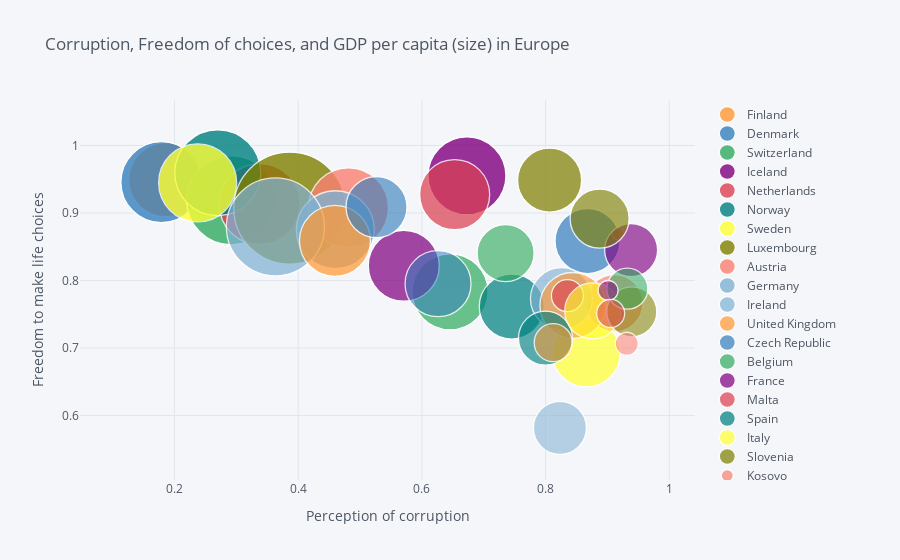

Here is the notebook cell this chart was saved with:
### Code cell
# Bubble plot for corruption, freedom of choice, and GDP per capita in All of Europe
eu = df[df["Regional indicator"].str.contains("europe", case = False, na = False)]
eu.iplot(kind = "bubble", x = "Perceptions of corruption", y = "Freedom to make life choices", size = "Logged GDP per capita", categories = "Country name", xTitle = "Perception of corruption", yTitle = "Freedom to make life choices", title = "Corruption, Freedom of choices, and GDP per capita (size) in Europe")

### Figure 1 — Plotly figure (JSON) as saved in the notebook; plotly's stock layout.template omitted (floating-point values rounded to 4 significant figures)
{"data": [{"marker": {"color": "rgba(255, 153, 51, 1.0)", "line": {"width": 1.3}, "opacity": 0.8, "size": [74], "symbol": "circle"}, "mode": "markers", "name": "Finland", "textfont": {"color": "#4D5663"}, "type": "scatter", "x": [0.1858], "y": [0.9493]}, {"marker": {"color": "rgba(55, 128, 191, 1.0)", "line": {"width": 1.3}, "opacity": 0.8, "size": [81], "symbol": "circle"}, "mode": "markers", "name": "Denmark", "textfont": {"color": "#4D5663"}, "type": "scatter", "x": [0.1788], "y": [0.9456]}, {"marker": {"color": "rgba(50, 171, 96, 1.0)", "line": {"width": 1.3}, "opacity": 0.8, "size": [89], "symbol": "circle"}, "mode": "markers", "name": "Switzerland", "textfont": {"color": "#4D5663"}, "type": "scatter", "x": [0.2917], "y": [0.9188]}, {"marker": {"color": "rgba(128, 0, 128, 1.0)", "line": {"width": 1.3}, "opacity": 0.8, "size": [78], "symbol": "circle"}, "mode": "markers", "name": "Iceland", "textfont": {"color": "#4D5663"}, "type": "scatter", "x": [0.6729], "y": [0.9551]}, {"marker": {"color": "rgba(219, 64, 82, 1.0)", "line": {"width": 1.3}, "opacity": 0.8, "size": [81], "symbol": "circle"}, "mode": "markers", "name": "Netherlands", "textfont": {"color": "#4D5663"}, "type": "scatter", "x": [0.3379], "y": [0.9131]}, {"marker": {"color": "rgba(0, 128, 128, 1.0)", "line": {"width": 1.3}, "opacity": 0.8, "size": [86], "symbol": "circle"}, "mode": "markers", "name": "Norway", "textfont": {"color": "#4D5663"}, "type": "scatter", "x": [0.27], "y": [0.9596]}, {"marker": {"color": "rgba(255, 255, 51, 1.0)", "line": {"width": 1.3}, "opacity": 0.8, "size": [78], "symbol": "circle"}, "mode": "markers", "name": "Sweden", "textfont": {"color": "#4D5663"}, "type": "scatter", "x": [0.2375], "y": [0.9446]}, {"marker": {"color": "rgba(128, 128, 0, 1.0)", "line": {"width": 1.3}, "opacity": 0.8, "size": [112], "symbol": "circle"}, "mode": "markers", "name": "Luxembourg", "textfont": {"color": "#4D5663"}, "type": "scatter", "x": [0.3864], "y": [0.9072]}, {"marker": {"color": "rgba(251, 128, 114, 1.0)", "line": {"width": 1.3}, "opacity": 0.8, "size": [80], "symbol": "circle"}, "mode": "markers", "name": "Austria", "textfont": {"color": "#4D5663"}, "type": "scatter", "x": [0.4814], "y": [0.9077]}, {"marker": {"color": "rgba(128, 177, 211, 1.0)", "line": {"width": 1.3}, "opacity": 0.8, "size": [78], "symbol": "circle"}, "mode": "markers", "name": "Germany", "textfont": {"color": "#4D5663"}, "type": "scatter", "x": [0.4601], "y": [0.8752]}, {"marker": {"color": "rgba(128, 177, 211, 0.8999999999999999)", "line": {"width": 1.3}, "opacity": 0.8, "size": [98], "symbol": "circle"}, "mode": "markers", "name": "Ireland", "textfont": {"color": "#4D5663"}, "type": "scatter", "x": [0.3632], "y": [0.8794]}, {"marker": {"color": "rgba(255, 153, 51, 0.8999999999999999)", "line": {"width": 1.3}, "opacity": 0.8, "size": [71], "symbol": "circle"}, "mode": "markers", "name": "United Kingdom", "textfont": {"color": "#4D5663"}, "type": "scatter", "x": [0.4595], "y": [0.8587]}, {"marker": {"color": "rgba(55, 128, 191, 0.8999999999999999)", "line": {"width": 1.3}, "opacity": 0.8, "size": [65], "symbol": "circle"}, "mode": "markers", "name": "Czech Republic", "textfont": {"color": "#4D5663"}, "type": "scatter", "x": [0.8678], "y": [0.8584]}, {"marker": {"color": "rgba(50, 171, 96, 0.8999999999999999)", "line": {"width": 1.3}, "opacity": 0.8, "size": [76], "symbol": "circle"}, "mode": "markers", "name": "Belgium", "textfont": {"color": "#4D5663"}, "type": "scatter", "x": [0.6456], "y": [0.7833]}, {"marker": {"color": "rgba(128, 0, 128, 0.8999999999999999)", "line": {"width": 1.3}, "opacity": 0.8, "size": [71], "symbol": "circle"}, "mode": "markers", "name": "France", "textfont": {"color": "#4D5663"}, "type": "scatter", "x": [0.5707], "y": [0.8219]}, {"marker": {"color": "rgba(219, 64, 82, 0.8999999999999999)", "line": {"width": 1.3}, "opacity": 0.8, "size": [70], "symbol": "circle"}, "mode": "markers", "name": "Malta", "textfont": {"color": "#4D5663"}, "type": "scatter", "x": [0.653], "y": [0.9272]}, {"marker": {"color": "rgba(0, 128, 128, 0.8999999999999999)", "line": {"width": 1.3}, "opacity": 0.8, "size": [65], "symbol": "circle"}, "mode": "markers", "name": "Spain", "textfont": {"color": "#4D5663"}, "type": "scatter", "x": [0.7453], "y": [0.7614]}, {"marker": {"color": "rgba(255, 255, 51, 0.8999999999999999)", "line": {"width": 1.3}, "opacity": 0.8, "size": [68], "symbol": "circle"}, "mode": "markers", "name": "Italy", "textfont": {"color": "#4D5663"}, "type": "scatter", "x": [0.8657], "y": [0.6929]}, {"marker": {"color": "rgba(128, 128, 0, 0.8999999999999999)", "line": {"width": 1.3}, "opacity": 0.8, "size": [64], "symbol": "circle"}, "mode": "markers", "name": "Slovenia", "textfont": {"color": "#4D5663"}, "type": "scatter", "x": [0.8065], "y": [0.9486]}, {"marker": {"color": "rgba(251, 128, 114, 0.8999999999999999)", "line": {"width": 1.3}, "opacity": 0.8, "size": [12], "symbol": "circle"}, "mode": "markers", "name": "Kosovo", "textfont": {"color": "#4D5663"}, "type": "scatter", "x": [0.9175], "y": [0.869]}, {"marker": {"color": "rgba(251, 128, 114, 0.7999999999999998)", "line": {"width": 1.3}, "opacity": 0.8, "size": [57], "symbol": "circle"}, "mode": "markers", "name": "Slovakia", "textfont": {"color": "#4D5663"}, "type": "scatter", "x": [0.9112], "y": [0.7664]}, {"marker": {"color": "rgba(128, 177, 211, 0.7999999999999998)", "line": {"width": 1.3}, "opacity": 0.8, "size": [62], "symbol": "circle"}, "mode": "markers", "name": "Lithuania", "textfont": {"color": "#4D5663"}, "type": "scatter", "x": [0.8256], "y": [0.7732]}, {"marker": {"color": "rgba(255, 153, 51, 0.7999999999999998)", "line": {"width": 1.3}, "opacity": 0.8, "size": [66], "symbol": "circle"}, "mode": "markers", "name": "Cyprus", "textfont": {"color": "#4D5663"}, "type": "scatter", "x": [0.8442], "y": [0.763]}, {"marker": {"color": "rgba(55, 128, 191, 0.7999999999999998)", "line": {"width": 1.3}, "opacity": 0.8, "size": [61], "symbol": "circle"}, "mode": "markers", "name": "Estonia", "textfont": {"color": "#4D5663"}, "type": "scatter", "x": [0.5266], "y": [0.9087]}, {"marker": {"color": "rgba(50, 171, 96, 0.7999999999999998)", "line": {"width": 1.3}, "opacity": 0.8, "size": [57], "symbol": "circle"}, "mode": "markers", "name": "Poland", "textfont": {"color": "#4D5663"}, "type": "scatter", "x": [0.7353], "y": [0.8406]}, {"marker": {"color": "rgba(128, 0, 128, 0.7999999999999998)", "line": {"width": 1.3}, "opacity": 0.8, "size": [53], "symbol": "circle"}, "mode": "markers", "name": "Romania", "textfont": {"color": "#4D5663"}, "type": "scatter", "x": [0.9383], "y": [0.845]}, {"marker": {"color": "rgba(219, 64, 82, 0.7999999999999998)", "line": {"width": 1.3}, "opacity": 0.8, "size": [32], "symbol": "circle"}, "mode": "markers", "name": "Serbia", "textfont": {"color": "#4D5663"}, "type": "scatter", "x": [0.8353], "y": [0.7776]}, {"marker": {"color": "rgba(0, 128, 128, 0.7999999999999998)", "line": {"width": 1.3}, "opacity": 0.8, "size": [54], "symbol": "circle"}, "mode": "markers", "name": "Latvia", "textfont": {"color": "#4D5663"}, "type": "scatter", "x": [0.7998], "y": [0.7146]}, {"marker": {"color": "rgba(255, 255, 51, 0.7999999999999998)", "line": {"width": 1.3}, "opacity": 0.8, "size": [56], "symbol": "circle"}, "mode": "markers", "name": "Hungary", "textfont": {"color": "#4D5663"}, "type": "scatter", "x": [0.8762], "y": [0.7549]}, {"marker": {"color": "rgba(128, 128, 0, 0.7999999999999998)", "line": {"width": 1.3}, "opacity": 0.8, "size": [59], "symbol": "circle"}, "mode": "markers", "name": "Portugal", "textfont": {"color": "#4D5663"}, "type": "scatter", "x": [0.8873], "y": [0.8917]}, {"marker": {"color": "rgba(128, 128, 0, 0.7)", "line": {"width": 1.3}, "opacity": 0.8, "size": [50], "symbol": "circle"}, "mode": "markers", "name": "Croatia", "textfont": {"color": "#4D5663"}, "type": "scatter", "x": [0.9393], "y": [0.7537]}, {"marker": {"color": "rgba(251, 128, 114, 0.7)", "line": {"width": 1.3}, "opacity": 0.8, "size": [23], "symbol": "circle"}, "mode": "markers", "name": "Bosnia and Herzegovina", "textfont": {"color": "#4D5663"}, "type": "scatter", "x": [0.9312], "y": [0.7063]}, {"marker": {"color": "rgba(128, 177, 211, 0.7)", "line": {"width": 1.3}, "opacity": 0.8, "size": [53], "symbol": "circle"}, "mode": "markers", "name": "Greece", "textfont": {"color": "#4D5663"}, "type": "scatter", "x": [0.8231], "y": [0.5818]}, {"marker": {"color": "rgba(255, 153, 51, 0.7)", "line": {"width": 1.3}, "opacity": 0.8, "size": [38], "symbol": "circle"}, "mode": "markers", "name": "Montenegro", "textfont": {"color": "#4D5663"}, "type": "scatter", "x": [0.8123], "y": [0.7079]}, {"marker": {"color": "rgba(55, 128, 191, 0.7)", "line": {"width": 1.3}, "opacity": 0.8, "size": [66], "symbol": "circle"}, "mode": "markers", "name": "North Cyprus", "textfont": {"color": "#4D5663"}, "type": "scatter", "x": [0.6261], "y": [0.7953]}, {"marker": {"color": "rgba(50, 171, 96, 0.7)", "line": {"width": 1.3}, "opacity": 0.8, "size": [41], "symbol": "circle"}, "mode": "markers", "name": "Bulgaria", "textfont": {"color": "#4D5663"}, "type": "scatter", "x": [0.9321], "y": [0.7879]}, {"marker": {"color": "rgba(128, 0, 128, 0.7)", "line": {"width": 1.3}, "opacity": 0.8, "size": [20], "symbol": "circle"}, "mode": "markers", "name": "Albania", "textfont": {"color": "#4D5663"}, "type": "scatter", "x": [0.901], "y": [0.7852]}, {"marker": {"color": "rgba(219, 64, 82, 0.7)", "line": {"width": 1.3}, "opacity": 0.8, "size": [28], "symbol": "circle"}, "mode": "markers", "name": "North Macedonia", "textfont": {"color": "#4D5663"}, "type": "scatter", "x": [0.9052], "y": [0.7512]}], "layout": {"legend": {"bgcolor": "#F5F6F9", "font": {"color": "#4D5663"}}, "paper_bgcolor": "#F5F6F9", "plot_bgcolor": "#F5F6F9", "title": {"font": {"color": "#4D5663"}, "text": "Corruption, Freedom of choices, and GDP per capita (size) in Europe"}, "xaxis": {"gridcolor": "#E1E5ED", "showgrid": true, "tickfont": {"color": "#4D5663"}, "title": {"font": {"color": "#4D5663"}, "text": "Perception of corruption"}, "zerolinecolor": "#E1E5ED"}, "yaxis": {"gridcolor": "#E1E5ED", "showgrid": true, "tickfont": {"color": "#4D5663"}, "title": {"font": {"color": "#4D5663"}, "text": "Freedom to make life choices"}, "zerolinecolor": "#E1E5ED"}}}
